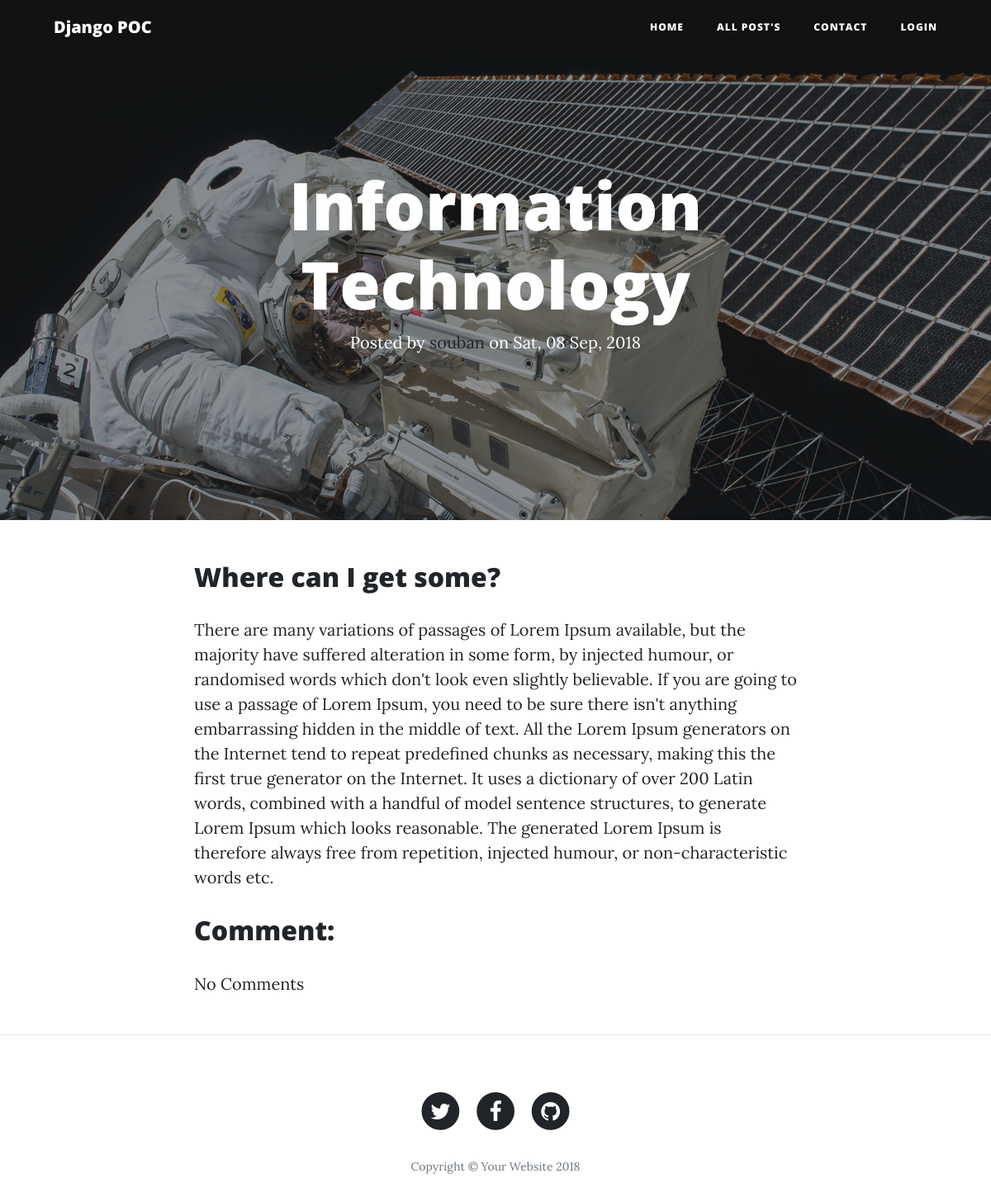
Screenshot of /posts_details/2/ with the database file from the repository.
### blog/models.py (models this page shows, shortened)
class Post(models.Model):
    author = models.ForeignKey('auth.User',on_delete=models.CASCADE,)
    title = models.CharField(max_length=200)
    '''
    Category = models.ForeignKey(Category, on_delete=models.CASCADE, null=True)
    subcategory = ChainedForeignKey(
        'Subcategory',
        chained_field="category",
        chained_model_field="category",
        #show_all=False,
        #auto_choose=True,
        #default=None,
        null=True
    )
    '''
    text = RichTextField()
    created_date = models.DateTimeField(default=timezone.now)
    published_date = models.DateTimeField(blank=True, null=True)

### blog/views.py (the view)
# urls.py: path('posts_details/<int:pk>/', views.PostDetails.as_view(), name='post_detials'),
class PostDetails(DetailView):
    context_object_name = 'topic_details'
    queryset = Post.objects.filter(published_date__lte=timezone.now()).order_by('-created_date')

### blog/templates/blog/post_detail.html (shortened to what this page needs)
{% extends 'base.html' %}
{% load staticfiles %}
{% block content %}
<header class="masthead" style="background-image: url('{% static "img/post-bg.jpg" %}')">
  <div class="overlay"></div>
  <div class="container">
    <div class="row">
      <div class="col-lg-8 col-md-10 mx-auto">
        <div class="site-heading">
          <h1>{{topic_details.title}}</h1>
          <span class="meta">Posted by
                <a href="#">{{ topic_details.author }}</a>
                on {{ topic_details.created_date|date:'D, d M, Y' }}</span>
            </div>
        </div>
      </div>
    </div>
</header>
<div class="container">
  <div class="row">
        <div class="col-lg-8 col-md-10 mx-auto">
              {{ topic_details.text|safe }}
        </div>
  </div>
  <div class="row">
        <div class="col-lg-8 col-md-10 mx-auto">
              <h2>Comment:</h2>
              {% for comment in topic_details.comments.all %}
                {% if comment.approved_comment %}
                  <p>{{ comment.text|safe|linebreaks }}</p>
                  <p>Posted by: <strong>{{ comment.author }}</strong> at {{ comment.created_date }}</p>
                {% endif %}
                {% empty %}
                  <p>No Comments</p>
              {% endfor %}
        </div>
  </div>
</div>
{% endblock %}

### rows the page displays
Post: title "Information Technology", author "souban", created_date "Sat, 08 Sep, 2018", text "Where can I get some? There are many variations of passages of Lorem Ipsum available, but the majority have suffered alteration in some form, by injected humour, or randomised words which don't look even slightly believable. If you are going to use a passage of Lorem Ipsum, you need to be sure there isn't anything embarrassing hidden in the middle of text. All the Lorem Ipsum generators on the Internet tend to repeat predefined chunks as necessary, making this the first true generator on the Internet. It uses a dictionary of over 200 Latin words, combined with a handful of model sentence structures, to generate Lorem Ipsum which looks reasonable. The generated Lorem Ipsum is therefore…"
